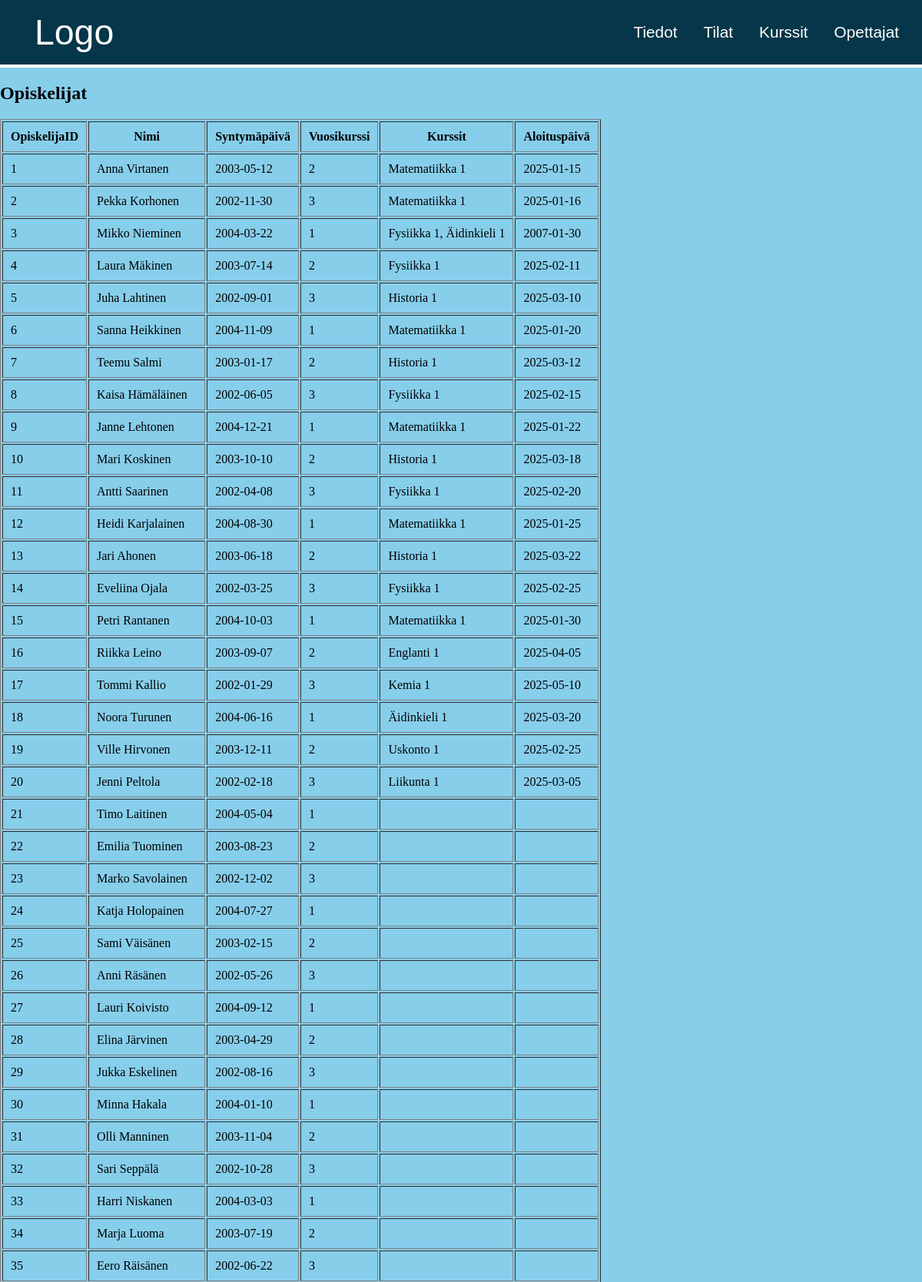
/Koodi/opiskelijat.php (upper part), run on the app's committed database.
### tables this page shows
CREATE TABLE `opiskelijat` (
  `Opiskelijanumero` int(11) NOT NULL,
  `Etunimi` varchar(20) NOT NULL,
  `Sukunimi` varchar(20) NOT NULL,
  `Syntymapaiva` date NOT NULL,
  `Vuosikurssi` int(11) NOT NULL
);

### Koodi/opiskelijat.php (the view, shortened to what this page needs)
<?php include 'yhteys.php'; ?>
<!DOCTYPE html>
<html lang="fi">
<head>
    <link rel="stylesheet" href="styles.css">
</head>
<body>
    <div class="header">
        <a href="index.php" class="logo">Logo</a>
        <div class="items">
            <a href="tiedot.php">Tiedot</a>
            <a href="tilat.php">Tilat</a>
            <a href="kurssit.php">Kurssit</a>
            <a href="opettajat.php">Opettajat</a>
        </div>
    </div>
    <div class="content">
        <h2>Opiskelijat</h2>
        <table border="1" cellpadding="10">
            <tr>
                <th>OpiskelijaID</th>
                <th>Nimi</th>
                <th>Syntymäpäivä</th>
                <th>Vuosikurssi</th>
                <th>Kurssit</th>
                <th>Aloituspäivä</th>
            </tr>
            <?php
            $sql = "
                SELECT
                    o.Opiskelijanumero,
                    CONCAT(o.Etunimi, ' ', o.Sukunimi) AS Nimi,
                    o.Syntymapaiva,
                    o.Vuosikurssi,
                    GROUP_CONCAT(k.Nimi SEPARATOR ', ') AS Kurssit,
                    MIN(kk.Kirjautumispaiva) AS Aloituspaiva
                FROM opiskelijat o
                LEFT JOIN kurssikirjautuminen kk ON o.Opiskelijanumero = kk.Opiskelija
                LEFT JOIN kurssit k ON kk.Kurssi = k.Tunnus
                GROUP BY o.Opiskelijanumero
                ORDER BY o.Opiskelijanumero
            ";
            $stmt = $yhteys->query($sql);
            $opiskelijat = $stmt->fetchAll(PDO::FETCH_ASSOC);
            foreach ($opiskelijat as $op) {
                echo "<tr>";
                echo "<td>" . htmlspecialchars($op['Opiskelijanumero']) . "</td>";
                echo "<td>" . htmlspecialchars($op['Nimi']) . "</td>";
                echo "<td>" . htmlspecialchars($op['Syntymapaiva']) . "</td>";
                echo "<td>" . htmlspecialchars($op['Vuosikurssi']) . "</td>";
                echo "<td>" . htmlspecialchars($op['Kurssit'] ?? '') . "</td>";
                echo "<td>" . htmlspecialchars($op['Aloituspaiva'] ?? '') . "</td>";
                echo "</tr>";
            }
            ?>
        </table>
    </div>
</body>
</html>

### Koodi/styles.css (style rules this page uses)
html, body { margin: 0; padding: 0; background-color: skyblue; min-height: 150vh; }
.header { display: flex; justify-content: space-between; align-items: center; padding: 15px; background-color: rgb(5, 54, 73); border-bottom: 0.3rem solid white; }
.header a { padding: 10px 15px; transition: all 0.3s ease; }
.header a { margin: 0; color: white; text-decoration: none; font-size: 1.3rem; font-family: 'Gill Sans', 'Gill Sans MT', Calibri, 'Trebuchet MS', sans-serif; transition: all 0.3s ease; }
.header .logo { align-items: center; padding: 0; text-align: left; color: white; margin-left: 30px; text-decoration: none; font-size: 2.9rem; }

### data on the page
opiskelijat: Opiskelijanumero "1", Nimi "Anna Virtanen", Syntymapaiva "2003-05-12", Vuosikurssi "2", Kurssit "Matematiikka 1", Aloituspaiva "2025-01-15"
opiskelijat: Opiskelijanumero "2", Nimi "Pekka Korhonen", Syntymapaiva "2002-11-30", Vuosikurssi "3", Kurssit "Matematiikka 1", Aloituspaiva "2025-01-16"
opiskelijat: Opiskelijanumero "3", Nimi "Mikko Nieminen", Syntymapaiva "2004-03-22", Vuosikurssi "1", Kurssit "Fysiikka 1, Äidinkieli 1", Aloituspaiva "2007-01-30"
opiskelijat: Opiskelijanumero "4", Nimi "Laura Mäkinen", Syntymapaiva "2003-07-14", Vuosikurssi "2", Kurssit "Fysiikka 1", Aloituspaiva "2025-02-11"
opiskelijat: Opiskelijanumero "5", Nimi "Juha Lahtinen", Syntymapaiva "2002-09-01", Vuosikurssi "3", Kurssit "Historia 1", Aloituspaiva "2025-03-10"
opiskelijat: Opiskelijanumero "6", Nimi "Sanna Heikkinen", Syntymapaiva "2004-11-09", Vuosikurssi "1", Kurssit "Matematiikka 1", Aloituspaiva "2025-01-20"
opiskelijat: Opiskelijanumero "7", Nimi "Teemu Salmi", Syntymapaiva "2003-01-17", Vuosikurssi "2", Kurssit "Historia 1", Aloituspaiva "2025-03-12"
opiskelijat: Opiskelijanumero "8", Nimi "Kaisa Hämäläinen", Syntymapaiva "2002-06-05", Vuosikurssi "3", Kurssit "Fysiikka 1", Aloituspaiva "2025-02-15"
opiskelijat: Opiskelijanumero "9", Nimi "Janne Lehtonen", Syntymapaiva "2004-12-21", Vuosikurssi "1", Kurssit "Matematiikka 1", Aloituspaiva "2025-01-22"
opiskelijat: Opiskelijanumero "10", Nimi "Mari Koskinen", Syntymapaiva "2003-10-10", Vuosikurssi "2", Kurssit "Historia 1", Aloituspaiva "2025-03-18"
opiskelijat: Opiskelijanumero "11", Nimi "Antti Saarinen", Syntymapaiva "2002-04-08", Vuosikurssi "3", Kurssit "Fysiikka 1", Aloituspaiva "2025-02-20"
opiskelijat: Opiskelijanumero "12", Nimi "Heidi Karjalainen", Syntymapaiva "2004-08-30", Vuosikurssi "1", Kurssit "Matematiikka 1", Aloituspaiva "2025-01-25"
opiskelijat: Opiskelijanumero "13", Nimi "Jari Ahonen", Syntymapaiva "2003-06-18", Vuosikurssi "2", Kurssit "Historia 1", Aloituspaiva "2025-03-22"
opiskelijat: Opiskelijanumero "14", Nimi "Eveliina Ojala", Syntymapaiva "2002-03-25", Vuosikurssi "3", Kurssit "Fysiikka 1", Aloituspaiva "2025-02-25"
opiskelijat: Opiskelijanumero "15", Nimi "Petri Rantanen", Syntymapaiva "2004-10-03", Vuosikurssi "1", Kurssit "Matematiikka 1", Aloituspaiva "2025-01-30"
opiskelijat: Opiskelijanumero "16", Nimi "Riikka Leino", Syntymapaiva "2003-09-07", Vuosikurssi "2", Kurssit "Englanti 1", Aloituspaiva "2025-04-05"
opiskelijat: Opiskelijanumero "17", Nimi "Tommi Kallio", Syntymapaiva "2002-01-29", Vuosikurssi "3", Kurssit "Kemia 1", Aloituspaiva "2025-05-10"
opiskelijat: Opiskelijanumero "18", Nimi "Noora Turunen", Syntymapaiva "2004-06-16", Vuosikurssi "1", Kurssit "Äidinkieli 1", Aloituspaiva "2025-03-20"
opiskelijat: Opiskelijanumero "19", Nimi "Ville Hirvonen", Syntymapaiva "2003-12-11", Vuosikurssi "2", Kurssit "Uskonto 1", Aloituspaiva "2025-02-25"
opiskelijat: Opiskelijanumero "20", Nimi "Jenni Peltola", Syntymapaiva "2002-02-18", Vuosikurssi "3", Kurssit "Liikunta 1", Aloituspaiva "2025-03-05"
opiskelijat: Opiskelijanumero "21", Nimi "Timo Laitinen", Syntymapaiva "2004-05-04", Vuosikurssi "1"
opiskelijat: Opiskelijanumero "22", Nimi "Emilia Tuominen", Syntymapaiva "2003-08-23", Vuosikurssi "2"
opiskelijat: Opiskelijanumero "23", Nimi "Marko Savolainen", Syntymapaiva "2002-12-02", Vuosikurssi "3"
opiskelijat: Opiskelijanumero "24", Nimi "Katja Holopainen", Syntymapaiva "2004-07-27", Vuosikurssi "1"
opiskelijat: Opiskelijanumero "25", Nimi "Sami Väisänen", Syntymapaiva "2003-02-15", Vuosikurssi "2"
opiskelijat: Opiskelijanumero "26", Nimi "Anni Räsänen", Syntymapaiva "2002-05-26", Vuosikurssi "3"
opiskelijat: Opiskelijanumero "27", Nimi "Lauri Koivisto", Syntymapaiva "2004-09-12", Vuosikurssi "1"
opiskelijat: Opiskelijanumero "28", Nimi "Elina Järvinen", Syntymapaiva "2003-04-29", Vuosikurssi "2"
opiskelijat: Opiskelijanumero "29", Nimi "Jukka Eskelinen", Syntymapaiva "2002-08-16", Vuosikurssi "3"
opiskelijat: Opiskelijanumero "30", Nimi "Minna Hakala", Syntymapaiva "2004-01-10", Vuosikurssi "1"
opiskelijat: Opiskelijanumero "31", Nimi "Olli Manninen", Syntymapaiva "2003-11-04", Vuosikurssi "2"
opiskelijat: Opiskelijanumero "32", Nimi "Sari Seppälä", Syntymapaiva "2002-10-28", Vuosikurssi "3"
opiskelijat: Opiskelijanumero "33", Nimi "Harri Niskanen", Syntymapaiva "2004-03-03", Vuosikurssi "1"
opiskelijat: Opiskelijanumero "34", Nimi "Marja Luoma", Syntymapaiva "2003-07-19", Vuosikurssi "2"
opiskelijat: Opiskelijanumero "35", Nimi "Eero Räisänen", Syntymapaiva "2002-06-22", Vuosikurssi "3"
